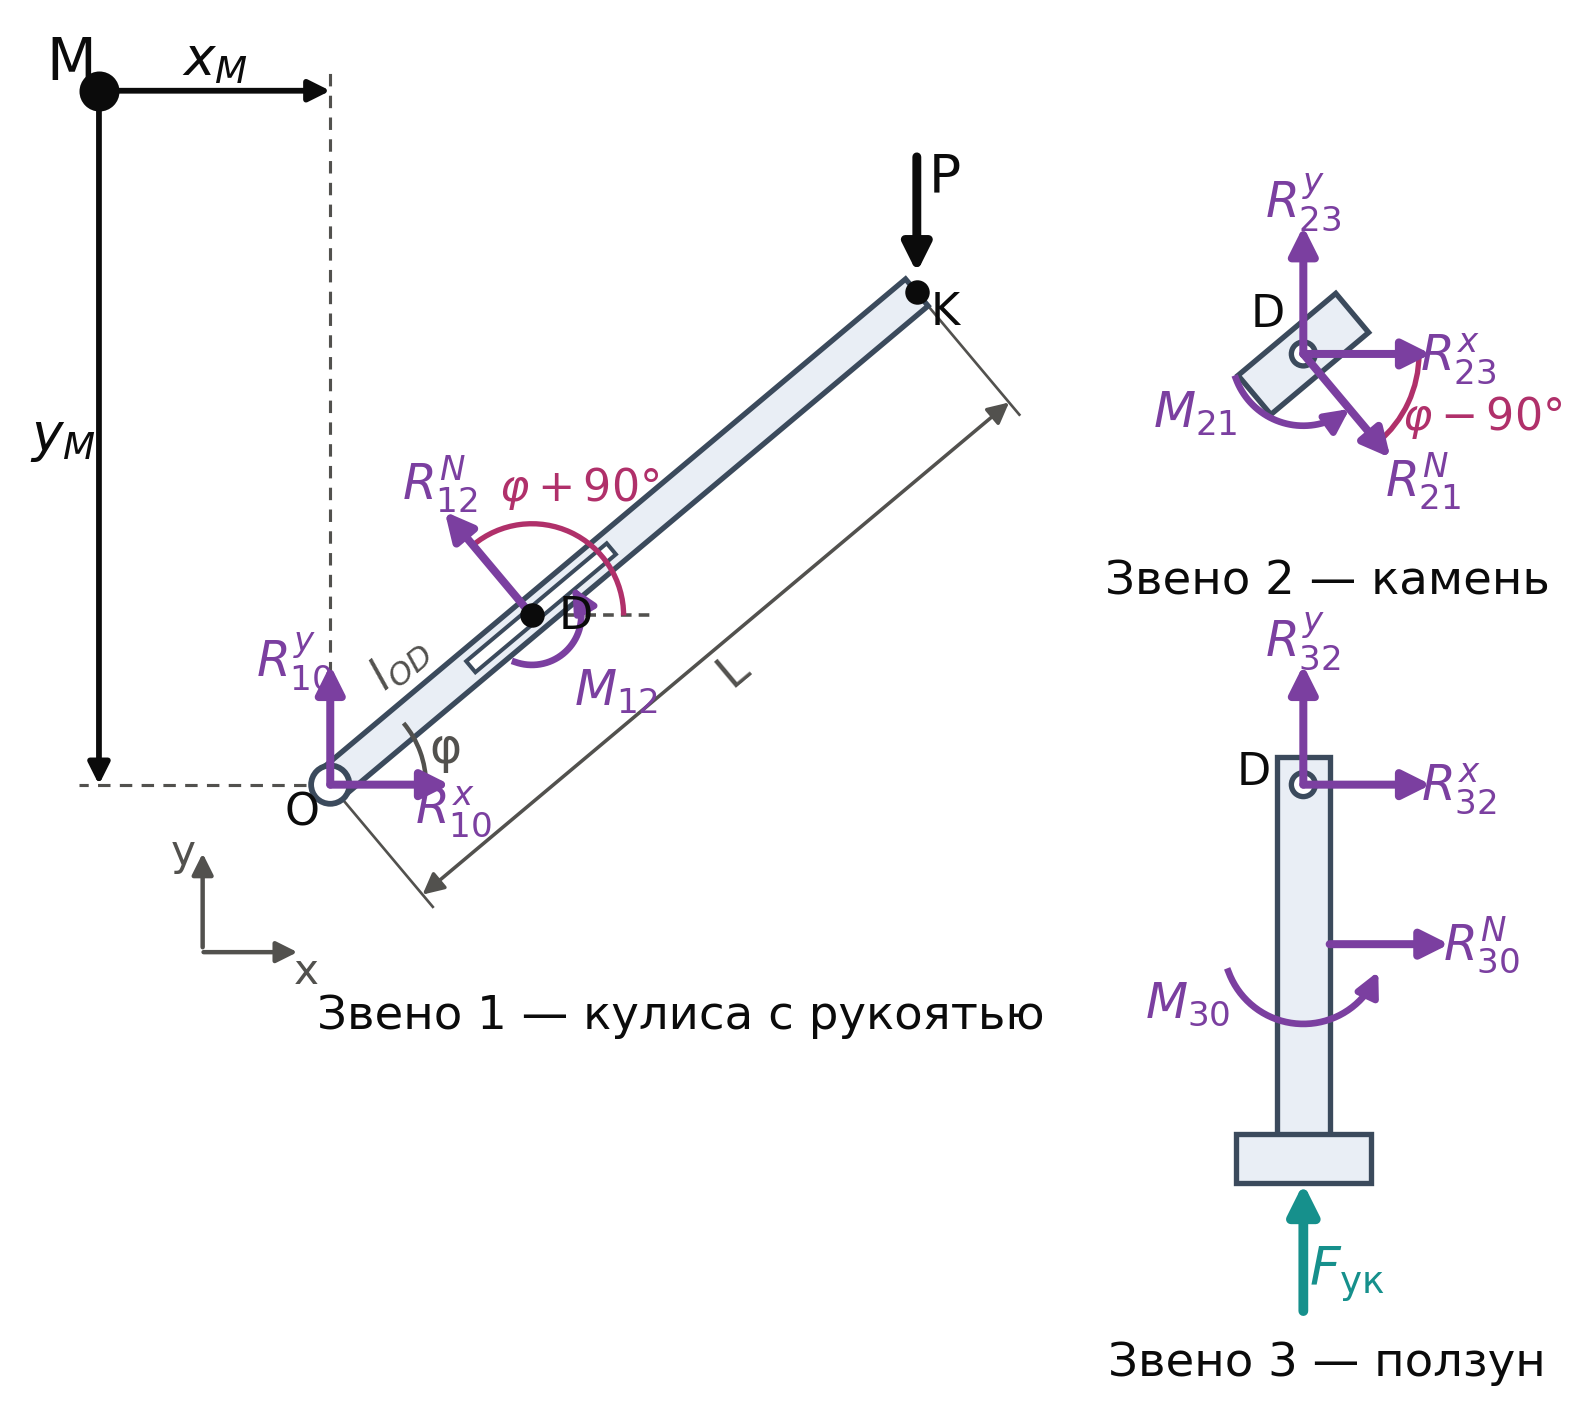

Source code (Python):
# -*- coding: utf-8 -*-
"""Рис. 7 — расчётные схемы звеньев (силы и реакции), схема без масштаба."""
import numpy as np, matplotlib
matplotlib.use("Agg")
import matplotlib.pyplot as plt
from matplotlib.patches import FancyArrowPatch, Rectangle, Circle, Arc, Polygon
from matplotlib.transforms import Affine2D
from math import radians, cos, sin

plt.rcParams.update({"font.family": "DejaVu Sans", "mathtext.fontset": "dejavusans", "font.size": 10})
INK, INK2 = "#0b0b0b", "#52514e"
REACT, ACT, CRIMP = "#7b3fa0", "#0b0b0b", "#16908c"
BODY, BODY_E = "#e9eef5", "#3b4a5c"

fig, ax = plt.subplots(figsize=(8.4, 5.6), dpi=320)
ax.set_aspect("equal"); ax.axis("off")

def arrow(p0, p1, color, lw=1.8, ms=13, z=6):
    ax.add_patch(FancyArrowPatch(p0, p1, arrowstyle="-|>", mutation_scale=ms, color=color, lw=lw, zorder=z,
                                 shrinkA=0, shrinkB=0))
def label(xy, s, color, ha="center", va="center", fs=11):
    ax.text(xy[0], xy[1], s, color=color, ha=ha, va=va, fontsize=fs, zorder=9)
def moment(c, r, a0, a1, color, txt, txy, ccw=True):
    """дуговая стрелка момента"""
    th = np.radians(np.linspace(a0, a1, 40))
    xs, ys = c[0] + r*np.cos(th), c[1] + r*np.sin(th)
    ax.plot(xs[:-3], ys[:-3], color=color, lw=1.5, zorder=6)
    arrow((xs[-4], ys[-4]), (xs[-1], ys[-1]), color, lw=1.5, ms=11)
    label(txy, txt, color)

phi = radians(40.0)
u = np.array([cos(phi), sin(phi)]); n = np.array([-sin(phi), cos(phi)])

# ---------------- Звено 1: кулиса с рукоятью
O = np.array([0.0, 0.0]); lOD, LK = 3.3, 9.6
D1 = O + lOD*u; K = O + LK*u
w = 0.22
bar = Polygon([O + w*n, K + w*n, K - w*n, O - w*n], closed=True, fc=BODY, ec=BODY_E, lw=1.2, zorder=3)
ax.add_patch(bar)
# паз
s0, s1 = O + 2.3*u, O + 4.6*u
ax.add_patch(Polygon([s0 + 0.09*n, s1 + 0.09*n, s1 - 0.09*n, s0 - 0.09*n], closed=True, fc="white", ec=BODY_E, lw=0.9, zorder=4))
ax.add_patch(Circle(O, 0.24, fc="white", ec=BODY_E, lw=1.3, zorder=5))
ax.plot(*D1, "o", ms=4.5, color=INK, zorder=7); label(D1 + 0.42*u - 0.36*n, "D", INK, fs=10)
label(O + np.array([-0.35, -0.35]), "O", INK, fs=10)
ax.plot(*K, "o", ms=4.5, color=INK, zorder=7); label(K + np.array([0.35, -0.25]), "K", INK, fs=10)
# оси
ax.annotate("", xy=(-1.6, -0.75), xytext=(-1.6, -2.15), arrowprops=dict(arrowstyle="-|>", color=INK2, lw=1.0))
ax.annotate("", xy=(-0.3, -2.1), xytext=(-1.7, -2.1), arrowprops=dict(arrowstyle="-|>", color=INK2, lw=1.0))
label((-1.85, -0.85), "y", INK2, fs=9.5); label((-0.3, -2.35), "x", INK2, fs=9.5)
# угол φ
ax.add_patch(Arc(O, 2.4, 2.4, theta1=0, theta2=40, color=INK2, lw=1.0, zorder=4))
label((1.45, 0.45), "φ", INK2, fs=11)
# реакции в O
arrow(O, O + np.array([1.5, 0]) - np.array([0, 0.0]), REACT)
label(O + np.array([1.55, -0.33]), r"$R_{10}^{x}$", REACT)
arrow(O, O + np.array([0, 1.5]), REACT)
label(O + np.array([-0.45, 1.55]), r"$R_{10}^{y}$", REACT)
# реакция камня на кулису
arrow(D1, D1 + 1.7*n, REACT)
label(D1 + 1.95*n + np.array([0.1, 0.15]), r"$R_{12}^{N}$", REACT)
moment(D1, 0.62, 250, 395, REACT, r"$M_{12}$", D1 + np.array([1.05, -0.95]))
# угол направления R12N от горизонтали: φ + 90° (как на листике)
ax.plot([D1[0], D1[0] + 1.5], [D1[1], D1[1]], color=INK2, lw=0.8, ls=(0, (3, 2)), zorder=2)
ax.add_patch(Arc(D1, 2.3, 2.3, theta1=0, theta2=130, color="#b0306a", lw=1.2, zorder=5))
label(D1 + np.array([0.6, 1.6]), r"$\varphi + 90°$", "#b0306a", fs=10)
# сила руки
arrow(K + np.array([0, 1.7]), K + np.array([0, 0.25]), ACT, lw=2.0)
label(K + np.array([0.35, 1.45]), "P", ACT, fs=12)
# размеры вдоль кулисы
off = -1.8*n
pa, pb = O + off, K + off
ax.annotate("", xy=pb, xytext=pa, arrowprops=dict(arrowstyle="<|-|>", color=INK2, lw=0.8, shrinkA=0, shrinkB=0))
for p_ in (O, K):
    ax.plot([p_[0] - 0.25*n[0], p_[0] + off[0] - 0.2*n[0]], [p_[1] - 0.25*n[1], p_[1] + off[1] - 0.2*n[1]], color=INK2, lw=0.6)
mid = (pa + pb)/2 - 0.35*n
ax.text(mid[0], mid[1], "L", color=INK2, fontsize=10.5, rotation=40, ha="center", va="center")
mid2 = O + 0.5*lOD*u + 0.62*n
ax.text(mid2[0], mid2[1], r"$l_{OD}$", color=INK2, fontsize=10, rotation=40, ha="center", va="center")
label((4.4, -2.9), "Звено 1 — кулиса с рукоятью", INK, fs=10.5)

# ---------------- точка приведения моментов M
Mp = np.array([-2.9, 8.7])
ax.plot(*Mp, "o", ms=8, color=INK, zorder=9)
label(Mp + np.array([-0.35, 0.35]), "M", INK, fs=13)
# выносные линии от O
ax.plot([0, 0], [0.3, Mp[1] + 0.25], color=INK2, lw=0.7, ls=(0, (4, 3)), zorder=1)
ax.plot([-0.3, Mp[0] - 0.25], [0, 0], color=INK2, lw=0.7, ls=(0, (4, 3)), zorder=1)
# оси от M: вправо (x_M) и вниз (y_M)
ax.annotate("", xy=(0, Mp[1]), xytext=tuple(Mp), arrowprops=dict(arrowstyle="-|>", color=INK, lw=1.3, shrinkA=4, shrinkB=0))
ax.annotate("", xy=(Mp[0], 0), xytext=tuple(Mp), arrowprops=dict(arrowstyle="-|>", color=INK, lw=1.3, shrinkA=4, shrinkB=0))
label(((Mp[0] + 0) / 2, Mp[1] + 0.38), r"$x_{M}$", INK, fs=12)
label((Mp[0] - 0.45, Mp[1] / 2), r"$y_{M}$", INK, fs=12)


# ---------------- Звено 2: камень
D2 = np.array([12.2, 5.4])
rect = Rectangle((-0.8, -0.32), 1.6, 0.64, fc=BODY, ec=BODY_E, lw=1.2, zorder=3)
rect.set_transform(Affine2D().rotate(phi).translate(*D2) + ax.transData); ax.add_patch(rect)
ax.add_patch(Circle(D2, 0.15, fc="white", ec=BODY_E, lw=1.2, zorder=5)); label(D2 + np.array([-0.45, 0.5]), "D", INK, fs=10)
arrow(D2, D2 - 1.7*n, REACT)
label(D2 - 1.95*n + np.array([0.25, -0.1]), r"$R_{21}^{N}$", REACT)
arrow(D2, D2 + np.array([1.6, 0]), REACT); label(D2 + np.array([1.95, -0.05]), r"$R_{23}^{x}$", REACT)
arrow(D2, D2 + np.array([0, 1.6]), REACT); label(D2 + np.array([0.0, 1.9]), r"$R_{23}^{y}$", REACT)
moment(D2, 0.9, 200, 310, REACT, r"$M_{21}$", D2 + np.array([-1.35, -0.75]))
# угол направления R21N от горизонтали: φ − 90°
ax.add_patch(Arc(D2, 2.9, 2.9, theta1=-50, theta2=0, color="#b0306a", lw=1.2, zorder=5))
label(D2 + np.array([2.25, -0.8]), r"$\varphi - 90°$", "#b0306a", fs=10)
label((D2[0] + 0.3, 2.55), "Звено 2 — камень", INK, fs=10.5)

# ---------------- Звено 3: ползун
D3 = np.array([12.2, 0.0])
ax.add_patch(Rectangle((D3[0] - 0.33, -4.4), 0.66, 4.75, fc=BODY, ec=BODY_E, lw=1.2, zorder=3))       # шток
ax.add_patch(Rectangle((D3[0] - 0.85, -5.0), 1.7, 0.62, fc=BODY, ec=BODY_E, lw=1.2, zorder=3))        # головка
ax.add_patch(Circle(D3, 0.15, fc="white", ec=BODY_E, lw=1.2, zorder=5)); label(D3 + np.array([-0.62, 0.15]), "D", INK, fs=10)
arrow(D3, D3 + np.array([1.6, 0]), REACT); label(D3 + np.array([1.95, -0.05]), r"$R_{32}^{x}$", REACT)
arrow(D3, D3 + np.array([0, 1.5]), REACT); label(D3 + np.array([0.0, 1.8]), r"$R_{32}^{y}$", REACT)
G = np.array([D3[0] + 0.33, -2.0])
arrow(G, G + np.array([1.5, 0]), REACT); label(G + np.array([1.9, 0.0]), r"$R_{30}^{N}$", REACT)
moment(np.array([D3[0], -2.0]), 1.0, 200, 340, REACT, r"$M_{30}$", np.array([D3[0] - 1.45, -2.75]))
arrow(np.array([D3[0], -6.6]), np.array([D3[0], -5.0]), CRIMP, lw=2.2, ms=14)
label(np.array([D3[0] + 0.55, -6.15]), r"$F_{\mathrm{ук}}$", CRIMP, fs=12)
label((D3[0] + 0.3, -7.25), "Звено 3 — ползун", INK, fs=10.5)

ax.set_xlim(-3.9, 15.4); ax.set_ylim(-7.7, 9.6)
fig.savefig("fig7_fbd_v8.png", facecolor="white", bbox_inches="tight", pad_inches=0.06)
print("ok")
